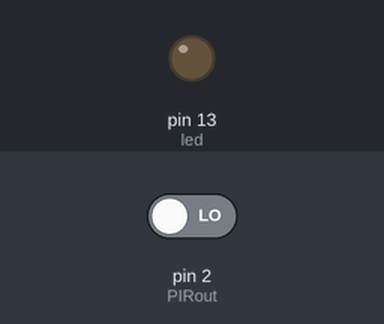
Bench run of a sketch on a simulated Arduino Uno, built with avr-gcc and run on an emulated ATmega328P. Shown: output pins drawn as LEDs (lit = HIGH). Dashed ring = blinking. The test bench sets the inputs (shaded band); at power-on: pin 2 (PIRout) LOW.

Above: at 1.2 s.
1.3 s: pin 2 (PIRout) driven HIGH
At 1.51 s:
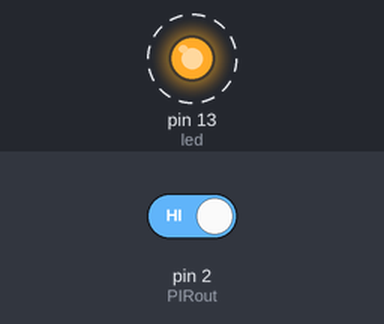
4.3 s: pin 2 (PIRout) driven LOW
At 4.3 s:
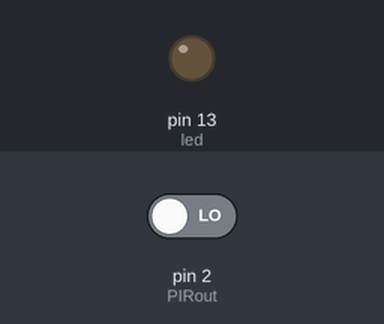
Timing chart, 0 to 7.3 s (numbered marks = the images above; inputs shaded):
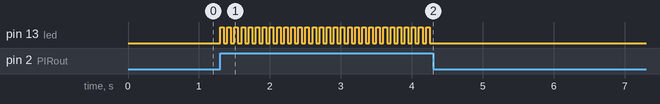

Measured:
- after the input at 1.3 s, pin 13 (led): alternates HIGH for 0.05 s and LOW for 0.05 s, starting at once
- after the input at 4.3 s, pin 13 (led): stops changing and stays LOW

The sketch:

5-37-0.ino
```cpp
const int led=13; //LED 連接至數位腳13。
const int PIRout=2; //PIR 感測器輸出接至數位腳2。
void setup()
{
 pinMode(led,OUTPUT); //設定數位腳13 為輸出模式。
 pinMode(PIRout,INPUT); //設定數位腳2 為輸入模式。
}
void loop()
{
 int val=digitalRead(PIRout); //讀取PIR狀態（PIR 短路夾連接至H）。
 if(val==HIGH) //PIR 輸出狀態為HIGH（有物體移動）?
 {
 digitalWrite(led,HIGH); //閃爍LED。
 delay(50); //點亮LED 50ms。
 digitalWrite(led,LOW);
 delay(50); //關閉LED 50ms。
 }
 else //PIR 輸出狀態為LOW。
 digitalWrite(led,LOW); //關閉LED。
}
```
